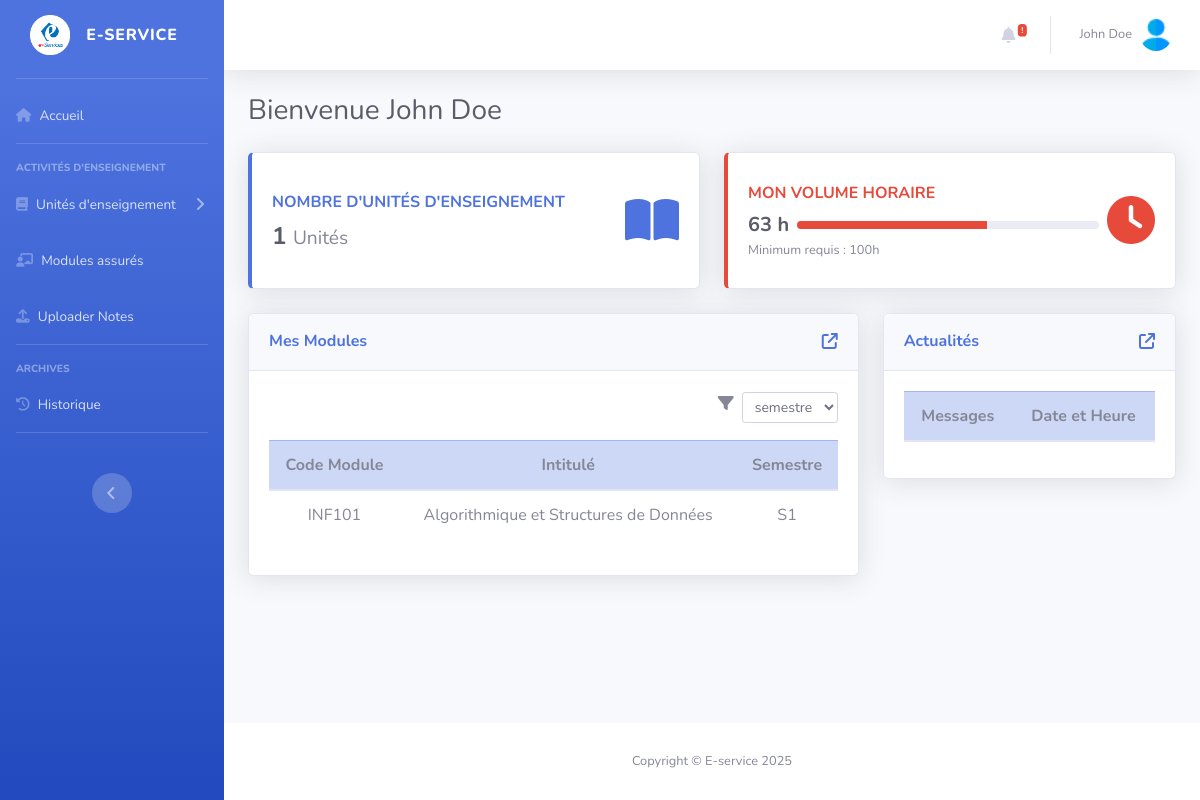
The app's page /Views/ProfViews/index.php (signed in), older data.
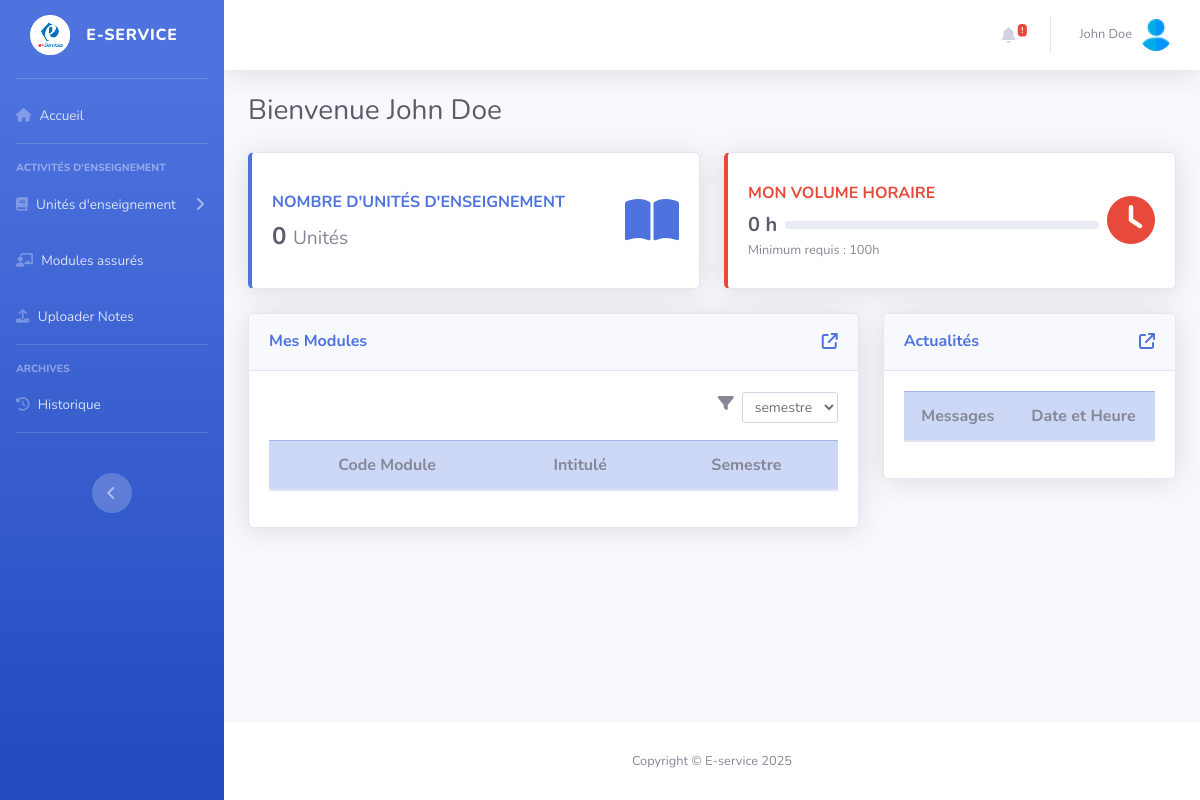
The same page, newer data.
### tables this page shows
CREATE TABLE `professeur` (
  `id_professeur` int(11) NOT NULL,
  `id_unit` int(11) NOT NULL,
  `Volume_horr` int(11) NOT NULL,
  `anneeUniversitaire` varchar(20) NOT NULL
);

CREATE TABLE `units` (
  `id` int(11) NOT NULL,
  `code_module` varchar(10) NOT NULL,
  `intitule` varchar(100) NOT NULL,
  `semestre` varchar(2) NOT NULL,
  `credits` decimal(11,2) NOT NULL,
  `speciality` varchar(50) NOT NULL,
  `departement_id` int(11) NOT NULL,
  `id_filiere` int(11) NOT NULL,
  `statut` tinyint(4) NOT NULL DEFAULT 0,
  `date_creation` datetime NOT NULL DEFAULT current_timestamp()
);

### Model/database.php (called while the page is built, shortened)
<?php
    function dataBaseConnection(){
        try{
            $pdo=new PDO('mysql:host=localhost;dbname=EserviceDB;port=3306;charset=utf8','root','',array(PDO::ATTR_ERRMODE=>PDO::ERRMODE_EXCEPTION));
        }catch(Exception $e){
            echo $e->getMessage();
        }
        return $pdo;
    }
    function GetFromDb($query,$values,$fetchAll=true){
        try {
            $pdo=dataBaseConnection();
            $stmt=$pdo->prepare($query);
            if (is_array($values)){
                $stmt->execute($values);
            }else{
                $stmt->execute([$values]);
            }
            if($fetchAll){
                $data=$stmt->fetchAll(PDO::FETCH_ASSOC);
            }else{
                $data=$stmt->fetch(PDO::FETCH_ASSOC);
            }
                return $data;
        } catch (Exception $e) {
            error_log("Error : " . $e->getMessage());
            return false;
        }
    }
    function CounterValues($query,$values){
        try{
            $pdo=dataBaseConnection();
            $stmt=$pdo->prepare($query);
            if (is_array($values)){
                $stmt->execute($values);
            }else{
                $stmt->execute([$values]);
            }
            if($stmt){
                $count=$stmt->fetchColumn();
                return $count;
            }
        } catch (PDOException $e) {
            echo "Error Getting the count : " . $e->getMessage();
            return -1;
        }
    }

### Views/ProfViews/index.php (the view, shortened to what the changed rows need)
<?php
    $data=GetFromDb("SELECT * FROM utilisateurs WHERE id=? ;",$_SESSION['id'],false);
    $userName=$data['firstName'].' '.$data['lastName'];
    $semesterFilter = isset($_GET['semestre']) && $_GET['semestre'] !== '' ? $_GET['semestre'] : null;
    $nbrofUnits = CounterValues('SELECT COUNT(*) FROM units u JOIN professeur p ON u.id=p.id_unit WHERE p.id_professeur=?;',$_SESSION['id']);
    if($semesterFilter){
        $units=GetFromDb('SELECT * FROM units u JOIN professeur p ON u.id=p.id_unit WHERE p.id_professeur=? AND u.semestre=? LIMIT 10;',[$_SESSION['id'],$semesterFilter]);
    }else{
        $units=GetFromDb('SELECT * FROM units u JOIN professeur p ON u.id=p.id_unit WHERE p.id_professeur=? LIMIT 8;',$_SESSION['id']);
    }
    $minHours = 100;
    $vol_horr = CounterValues('SELECT SUM(Volume_horr) AS total_volume FROM professeur WHERE id_professeur = ?;', $_SESSION['id']);
    $volume_horr = !empty($vol_horr) ? $vol_horr : 0;
    $progress = min(100, ($volume_horr / $minHours) * 100);
    if ($volume_horr < $minHours) {
        $color_class = 'danger';
    } elseif ($volume_horr == $minHours) {
        $color_class = 'primary';
    } else {
        $color_class = 'success';
    }
?>
    <div id="wrapper">
   <?php require_once "../include/header.php";?>
   <div class="container-fluid">
        <div class="d-sm-flex align-items-center justify-content-between mb-4">
            <h1 class="h3 mb-0 text-gray-800">Bienvenue <?=$userName?></h1>
        </div>
                    <div class="row">
                        <div class="col-xl-6 col-md-6 mb-4">
                            <div class="card border-left-primary shadow h-100 py-2">
                                <div class="card-body d-flex align-items-center">
                                    <div class="row no-gutters align-items-center w-100">
                                        <div class="col mr-2">
                                            <div class="text-sm font-weight-bold text-primary text-uppercase mb-2">
                                                Nombre d'unités d'enseignement
                                            </div>
                                            <div class="h4 mb-0 font-weight-bolder text-dark"><?= $nbrofUnits ?> <span class="text-muted small">Unités</span></div>
                                        </div>
                                    </div>
                                </div>
                            </div>
                        </div>
                        <div class="col-xl-6 col-md-6 mb-4">
                            <div class="card border-left-<?= $color_class ?> shadow h-100 py-2">
                                <div class="card-body d-flex align-items-center">
                                    <div class="row no-gutters align-items-center w-100">
                                        <div class="col mr-2">
                                            <div class="row no-gutters align-items-center">
                                                <div class="col-auto">
                                                    <div class="h5 mb-0 font-weight-bolder text-dark"><?= $volume_horr ?> h</div>
                                                </div>
                                                <div class="col">
                                                    <div class="progress progress-sm ml-2">
                                                        <div class="progress-bar bg-<?= $color_class ?>" role="progressbar"
                                                            style="width: <?= $progress ?>%" aria-valuenow="<?= $progress ?>" aria-valuemin="0"
                                                            aria-valuemax="100"></div>
                                                    </div>
                                                </div>
                                            </div>
                                        </div>
                                    </div>
                                </div>
                            </div>
                        </div>
                    </div>
                    <div class="row">
                                <div class="col-xl-8 col-lg-7">
                                    <div class="card shadow mb-4">
                                        <div class="card-body">
                                            <table class="table table-hover align-middle text-center">
                                                <thead class="table-primary">
                                                    <tr>
                                                        <th>Code Module</th>
                                                        <th>Intitulé</th>
                                                        <th>Semestre</th>
                                                    </tr>
                                                </thead>
                                                <tbody>
                                                    <?php foreach ($units as $unit){
                                                    ?>
                                                        <tr>
                                                            <td><?= htmlspecialchars($unit['code_module']) ?></td>
                                                            <td><?= htmlspecialchars($unit['intitule']) ?></td>
                                                            <td><?= htmlspecialchars($unit['semestre']) ?></td>
                                                        </tr>
                                                    <?php } ?>
                                                </tbody>
                                            </table>
                                        </div>
                                    </div>
                                </div>
                            <div class="col-xl-4 col-lg-5">
                                <div class="card shadow mb-4">
                                    <div class="card-body">
                                         <table class="table table-hover align-middle text-center">
                                                <thead class="table-primary">
                                                    <tr>
                                                        <th>Messages</th>
                                                        <th>Date et Heure</th>
                                                    </tr>
                                                </thead>
                                            </table>
                                    </div>
                                </div>
                            </div>
                    </div>
        </div>
        </div>
            <?php require_once "../include/footer.php";?>
<?php
  include_once "../dashboards.php";
?>

Row changes from the older to the newer data that the page shows:
removed professeur: id_unit.code_module "INF101", id_unit.intitule "Algorithmique et Structures de Données", id_unit.semestre "S1"
Text that changed along with them:
$nbrofUnits: "1" → "0"
$volume_horr: "63" → "0"
